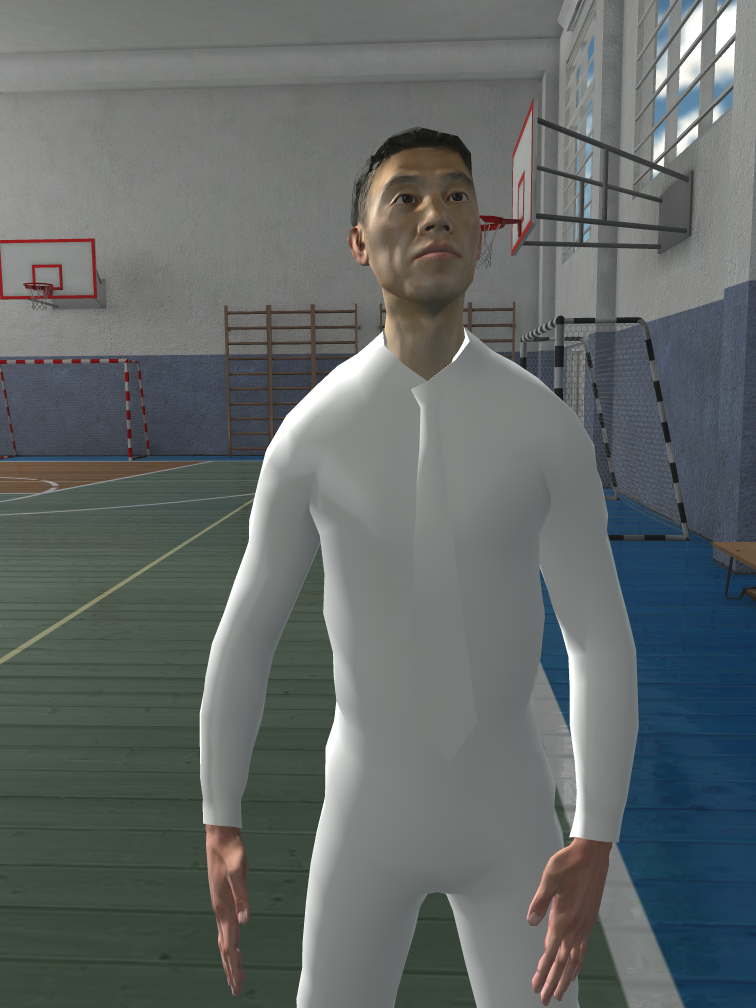
#> input picture image0_s.png, 1512 x 2016 px (shown at 1/2 size)
$ python DSR.py
#> lines starting #> are read from the running program, lines starting #| are printed output that depends on the picture; long printed decimals are rounded
### feature_match.py
import cv2
import numpy as np


def get_matching_inliers(img_master, img_slave, show_matches = True):
    sift = cv2.xfeatures2d.SIFT_create()
    kp1, des1 = sift.detectAndCompute(img_master, None)
    kp2, des2 = sift.detectAndCompute(img_slave, None)

    bf = cv2.BFMatcher()
    matches = bf.knnMatch(des1, des2, k=1)

    print("Initially detected interest points: ", len(matches))

    if len(matches) > 10:
        src_pts = np.float32([kp1[m.queryIdx].pt for [m] in matches])
        dst_pts = np.float32([kp2[m.trainIdx].pt for [m] in matches])
    F, mask = cv2.findHomography(src_pts, dst_pts, cv2.RANSAC, 5.0)
    matchesMask = mask.ravel().tolist()
    inliers = []
    for i, [m] in enumerate(matches):
        if matchesMask[i] != 0:
            inliers.append([m])
    print("Interest points after RANSAC - Inliers: ", len(inliers))

    if show_matches:
        img3 = cv2.drawMatchesKnn(img_master, kp1, img_slave, kp2, inliers, None, flags=2)
        cv2.imshow('Image', img3)
        # cv2.waitKey(0)
        # cv2.destroyAllWindows()

    master_pts = np.float32([kp1[m.queryIdx].pt for [m] in inliers])
    slave_pts = np.float32([kp2[m.trainIdx].pt for [m] in inliers])

    return master_pts, slave_pts

### get_hy.py
import numpy as np
from metrics import get_vert_align_acc


def get_temp_hy(master_pts, slave_pts):
    total_pts = len(master_pts)
    A = np.zeros((total_pts, 5))
    for i in range(total_pts):
        A[i, :] = [slave_pts[i, 0], slave_pts[i, 1], 1, -1*slave_pts[i, 0]*master_pts[i, 1], -1*slave_pts[i, 1]*master_pts[i, 1]]
    A = np.array(A)
    # print(A)
    y = master_pts[:, 1]
    A_pinv = np.linalg.pinv(A)
    H_params = np.matmul(A_pinv, y)
    # print(A_pinv.shape, y.shape, H_params.shape)
    Hy_temp = [[1., 0., 0.],
               [H_params[0], H_params[1], H_params[2]],
               [H_params[3], H_params[4], 1]]

    # print(Hy_temp)

    return np.array(Hy_temp)


def get_best_hy(master_pts, slave_pts, num_trials, sample_size, threshold = 1):
    max_perc_inliers = 0
    best_Hy = np.identity(3)
    total_pts = len(master_pts)
    for i in range(num_trials):
        rn = np.random.randint(0, total_pts, sample_size)
        ran_samples_master = master_pts[rn, :]
        ran_samples_slave = slave_pts[rn, :]
        # print(master_pts[0:3])
        # print(slave_pts[0:3])
        Hy_temp = get_temp_hy(ran_samples_master, ran_samples_slave)
        # print(Hy_temp.shape)
        perc_inliers = get_vert_align_acc(Hy_temp, master_pts, slave_pts, threshold)

        if perc_inliers > max_perc_inliers:
            max_perc_inliers = perc_inliers
            best_Hy = Hy_temp

    return best_Hy, max_perc_inliers

### metrics.py
import numpy as np


def get_NVD(H, w, h):
    end_pt_matrix = np.array([[1, 1, 1],
                              [w, 1, 1],
                              [1, h, 1],
                              [w, h, 1]], dtype=float)
    end_pt_matrix_t = np.transpose(end_pt_matrix)
    transformed_pts_t = np.matmul(H, end_pt_matrix_t)
    transformed_pts = np.transpose(transformed_pts_t)
    transformed_pts = transformed_pts / transformed_pts[:, 2].reshape(4, 1)
    diff_v = np.square(end_pt_matrix - transformed_pts)

    NVD_err = np.sqrt(diff_v[:, 0] + diff_v[:, 1])
    NVD_err = sum(NVD_err)
    norm = pow(pow(w,2) + pow(h,2), 0.5)
    NVD = NVD_err/norm

    return NVD


def get_vert_align_acc(Hy_temp, master_pts, slave_pts, threshold):
    total_pts = len(master_pts)
    # print(total_pts)
    y = np.ones(total_pts).reshape(total_pts, 1)
    # print(y.shape)
    # print(master_pts.shape)
    master_pts = np.concatenate((master_pts, y), axis=1)
    slave_pts = np.concatenate((slave_pts, y), axis=1)
    slave_pts_T = np.transpose(slave_pts)
    # print(slave_pts_T[:, 0])
    tranformed_slave_T = np.matmul(Hy_temp, slave_pts_T)
    tranformed_slave = np.transpose(tranformed_slave_T)
    tranformed_slave = tranformed_slave/(tranformed_slave[:, 2].reshape(total_pts, 1))
    # print(tranformed_slave)
    vertical_error = np.abs(master_pts[:, 1] - tranformed_slave[:, 1])
    # print(sum(vertical_error < threshold))
    inliers_perc = sum(vertical_error < threshold)/(total_pts)

    return inliers_perc

### get_hs.py
import numpy as np


def get_hs(Hy, w, h):
    mid_pt_matrix = np.array([[w/2, 0, 1],
                              [w, h/2, 1],
                              [w/2, h, 1],
                              [0, h/2, 1]
                              ], dtype=float)
    mid_pt_matrix = np.transpose(mid_pt_matrix)
    # print(mid_pt_matrix)
    transformed_pts_t = np.matmul(Hy, mid_pt_matrix)
    transformed_pts = np.transpose(transformed_pts_t)
    transformed_pts = transformed_pts/transformed_pts[:, 2].reshape(4, 1)
    u = transformed_pts[1, :] - transformed_pts[3, :]
    v = transformed_pts[0, :] - transformed_pts[2, :]
    ux, uy, vx, vy = u[0], u[1], v[0], v[1]

    sa = (pow(h, 2)*pow(uy, 2) + pow(w, 2)*pow(vy, 2)) / (h*w*(uy*vx - ux*vy))
    sb = (pow(h, 2)*ux*uy + pow(w, 2)*vx*vy) / (h*w*(ux*vy - uy*vx))

    Hs = [[sa, sb, 0],
          [0, 1, 0],
          [0, 0, 1]]
    return np.array(Hs)

### get_hk.py
import numpy as np


def get_hk(H_temp, master_pts, slave_pts):
    total_pts = len(master_pts)
    slave_pts_homo = np.concatenate((slave_pts, np.ones(total_pts).reshape(total_pts, 1)), axis=1)
    slave_pts_t = np.transpose(slave_pts_homo)
    # print(slave_pts_t)
    transformed_pts_t = np.matmul(H_temp, slave_pts_t)
    transformed_pts = np.transpose(transformed_pts_t)
    transformed_pts = transformed_pts/transformed_pts[:, 2].reshape(total_pts, 1)  # Making transformation homogeneous
    # print(transformed_pts.shape)

    horizontal_shifts = master_pts[:, 0] - transformed_pts[:, 0]
    k = max(horizontal_shifts)

    # print(horizontal_shifts)

    Hk = [[1, 0, k],
          [0, 1, 0],
          [0, 0, 1]]
    return np.array(Hk, dtype=float)

### DSR.py
import cv2
import numpy as np
from feature_match import get_matching_inliers
from get_hy import get_best_hy
from get_hs import get_hs
from get_hk import get_hk
from metrics import get_vert_align_acc
from metrics import get_NVD
import matplotlib.pyplot as plt


width = 720
height = 960
img_master = cv2.imread('image0_s.png', cv2.IMREAD_GRAYSCALE)
#> img_master: shape (2016, 1512); min 15, max 255, mean 102
img_slave = cv2.imread('image1_s.png', cv2.IMREAD_GRAYSCALE)
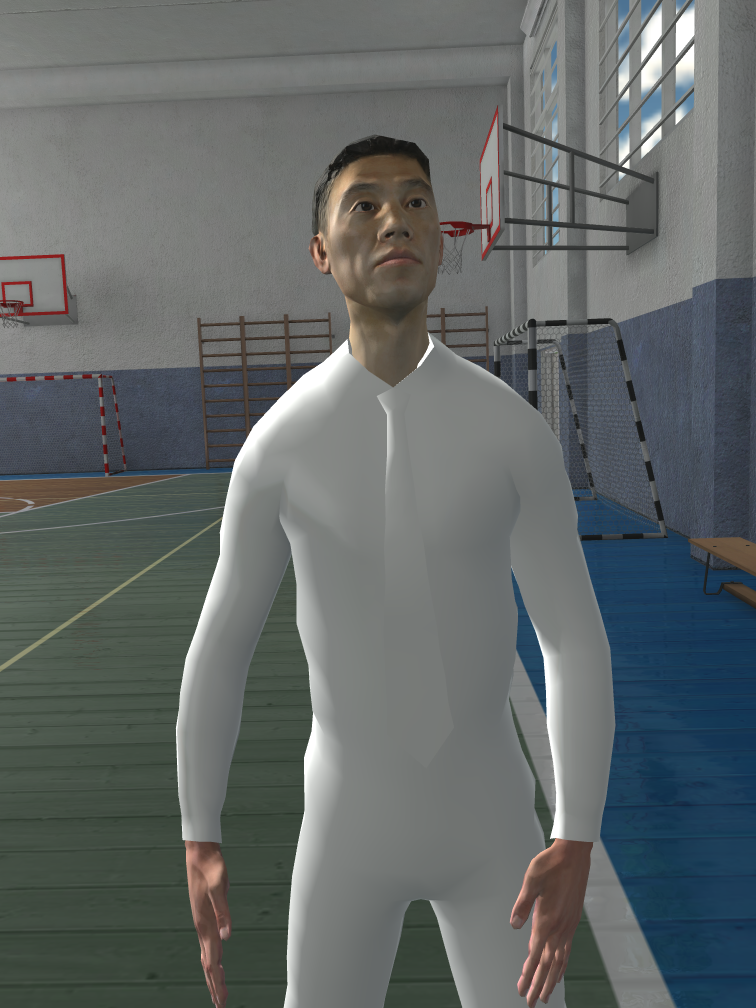
#> input picture image1_s.png, 1512 x 2016 px (shown at 1/2 size)
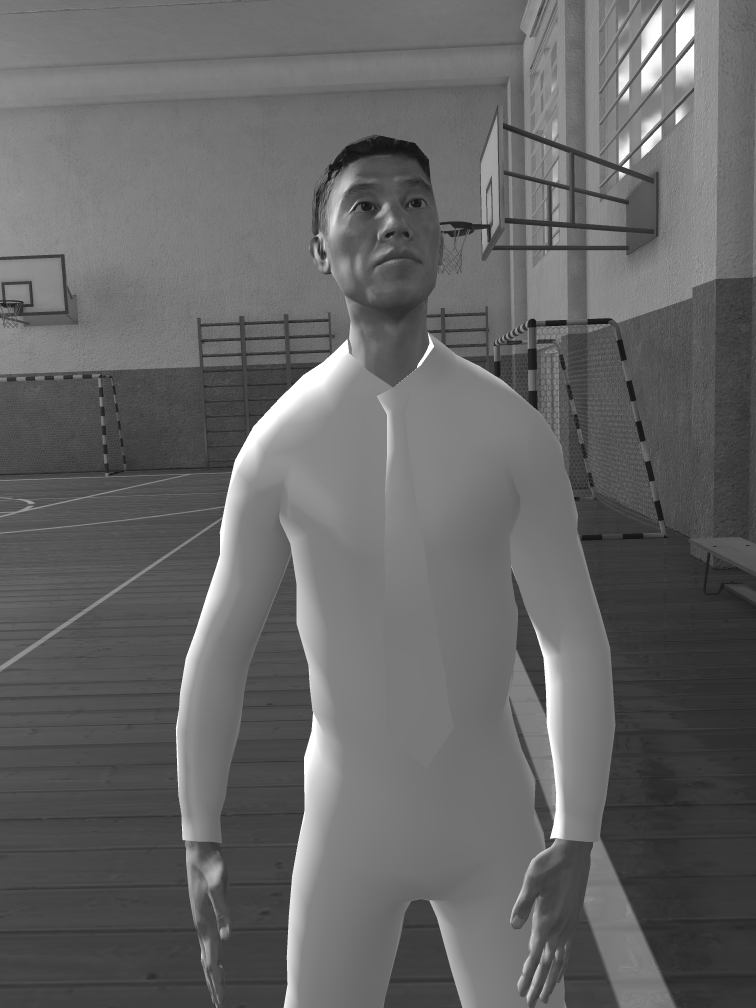
#> img_slave: shape (2016, 1512) (shown at 1/2 size); min 16, max 255, mean 101.1
img_master = cv2.resize(img_master, (720, 960))
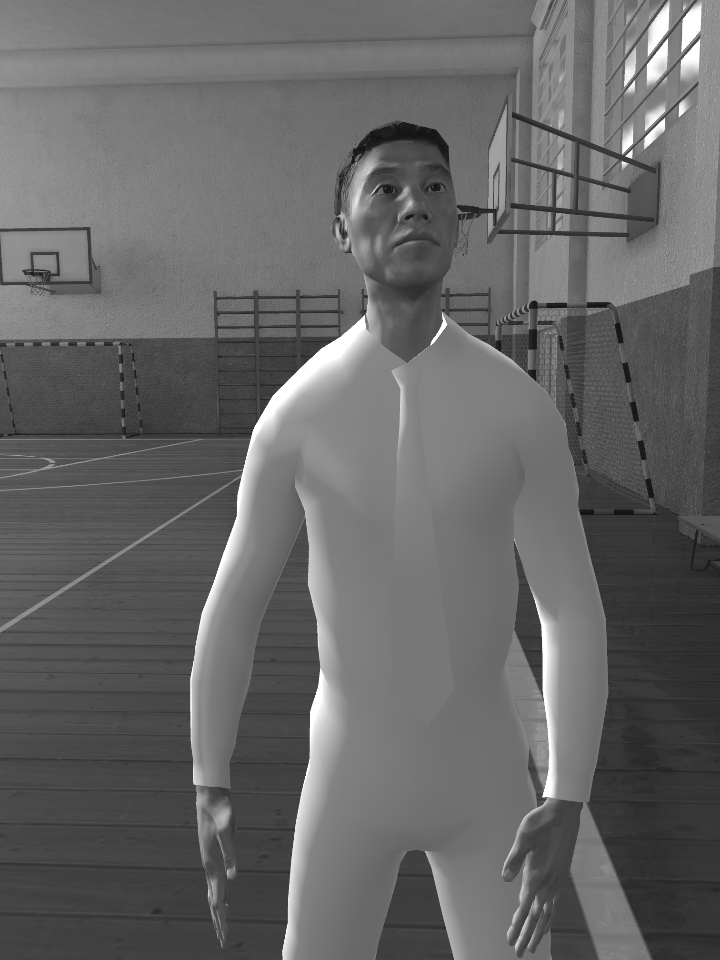
#> img_master: shape (960, 720); min 18, max 255, mean 101.9
img_slave = cv2.resize(img_slave, (720, 960))
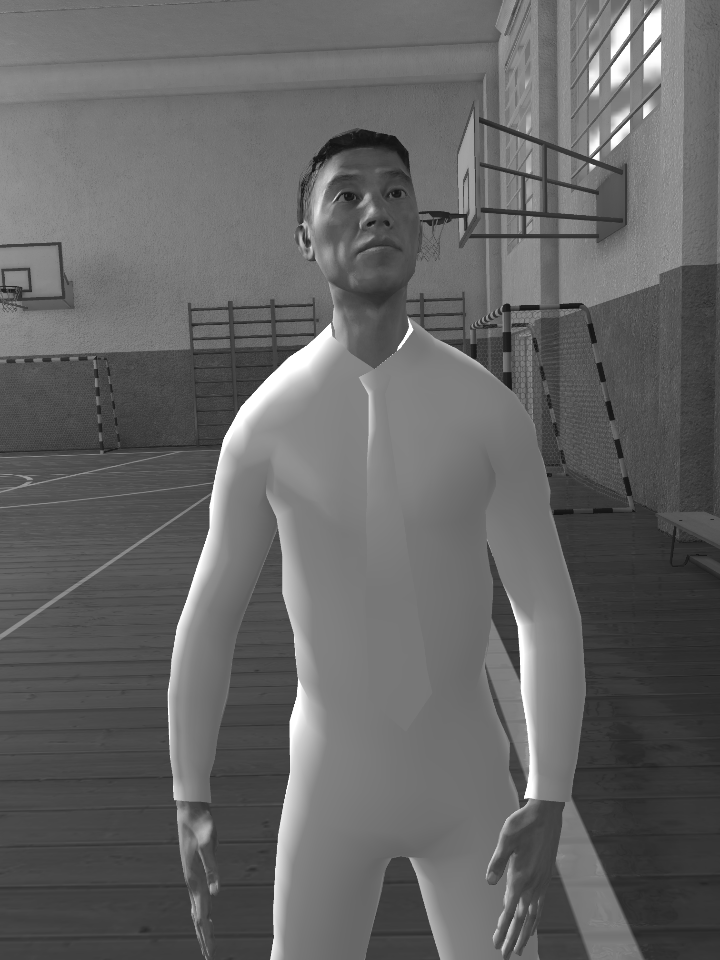
#> img_slave: shape (960, 720); min 17, max 255, mean 101

master_pts, slave_pts = get_matching_inliers(img_master, img_slave, show_matches=True)
#> in get_matching_inliers, `kp1, des1 = sift.detectAndCompute(img_master, None)`: kp1 = 895 keypoints; strongest (x, y, size): (630, 155, 3.8), (624, 164, 3.7), (549, 791, 8.8), (444, 325, 4.3)
#> in get_matching_inliers, `kp2, des2 = sift.detectAndCompute(img_slave, None)`: kp2 = 898 keypoints; strongest (x, y, size): (597, 157, 3.9), (525, 797, 2.2), (530, 792, 8.5), (399, 347, 2.6)
#> in get_matching_inliers, `matches = bf.knnMatch(des1, des2, k=1)`: matches = 895 matches
#| Initially detected interest points:  895
#> in get_matching_inliers, `src_pts = np.float32([kp1[m.queryIdx].pt for [m] in matches])`: src_pts = 895 pairs, first value 2.8 to 714.5, second value 2.92 to 951.9
#> in get_matching_inliers, `dst_pts = np.float32([kp2[m.trainIdx].pt for [m] in matches])`: dst_pts = 895 pairs, first value 3 to 685.8, second value 9.97 to 951.6
#> in get_matching_inliers, `F, mask = cv2.findHomography(src_pts, dst_pts, cv2.RANSAC, 5.0)`: F = [[1.1, 0.0292, -70.26], [-0.00442, 1.04, 7.73], [8.06e-05, -9.67e-07, 1]]; mask = 895 values, max 1 at index 203, min 0 at index 0, mean 0.37
#> in get_matching_inliers, `matchesMask = mask.ravel().tolist()`: matchesMask has the same summary as mask
#> after the loop in get_matching_inliers, `for i, [m] in enumerate(matches):`: inliers = 331 matches
#| Interest points after RANSAC - Inliers:  331
#> in get_matching_inliers, `img3 = cv2.drawMatchesKnn(img_master, kp1, img_slave, kp2, inliers, No..`:
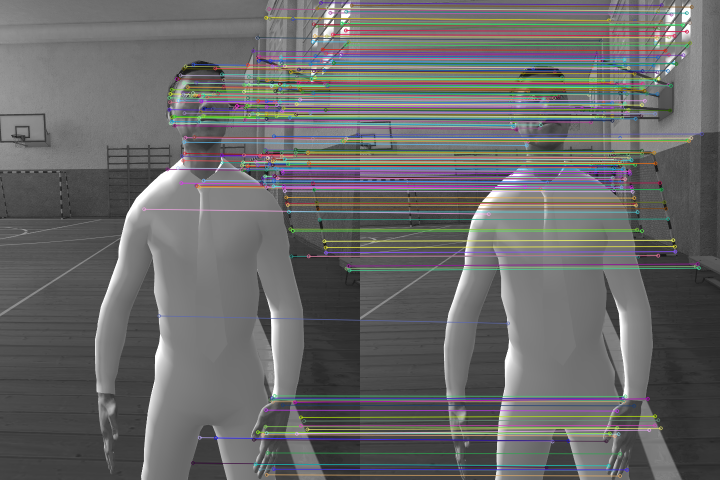
#> img3: shape (960, 1440, 3) (shown at 1/2 size); mean of channels 0, 1, 2 104.6, 104.7, 104.9; drawn as B, G, R
#> in get_matching_inliers, `master_pts = np.float32([kp1[m.queryIdx].pt for [m] in inliers])`: master_pts = 331 pairs, first value 287.9 to 714.5, second value 5.11 to 949.2
#> in get_matching_inliers, `slave_pts = np.float32([kp2[m.trainIdx].pt for [m] in inliers])`: slave_pts = 331 pairs, first value 256.9 to 683.2, second value 9.97 to 951.6

num_trials = 200
sample_size = 20
threshold = 1

## Vertical alignment matrix
Hy, PAP_acc = get_best_hy(master_pts, slave_pts, num_trials, sample_size, threshold)
#> in get_best_hy, `total_pts = len(master_pts)`: total_pts = 331
#> the loop in get_best_hy, `for i in range(num_trials):` made 200 passes
#> (H_params in get_temp_hy, inliers_perc in get_vert_align_acc, perc_inliers, max_perc_inliers) on pass 1: ([0.016, 0.993, -13.73, -3.56e-05, 7.91e-06], 0.888, 0.888, 0.888)
#> (inliers_perc in get_vert_align_acc, perc_inliers, max_perc_inliers, best_Hy) on pass 8: (0.9, 0.9, 0.9, [[1, 0, 0], [0.0175, 1, -15.24], [-2.92e-05, 1.3e-05, 1]])
#> after the loop in get_best_hy, `for i in range(num_trials):`: max_perc_inliers = 0.903
#> Hy = [[1, 0, 0], [0.0188, 1, -16.16], [-2.77e-05, 1.43e-05, 1]]; PAP_acc = 0.903
print("Score :", PAP_acc)
#| Score : 0.9033

## Shearing matrix alignment
Hs = get_hs(Hy, width, height)
#> in get_hs, `transformed_pts_t = np.matmul(Hy, mid_pt_matrix)`: transformed_pts_t = [[360, 720, 360, 0], [-9.39, 478.9, 953.7, 465.4], [0.99, 0.987, 1, 1.01]]
#> in get_hs, `transformed_pts = np.transpose(transformed_pts_t)`: transformed_pts = [[360, -9.39, 0.99], [720, 478.9, 0.987], [360, 953.7, 1], [0, 465.4, 1.01]]
#> in get_hs, `transformed_pts = transformed_pts/transformed_pts[:, 2].reshape(4, 1)`: transformed_pts = [[363.6, -9.48, 1], [729.5, 485.3, 1], [358.7, 950.1, 1], [0, 462.2, 1]]
#> in get_hs, `u = transformed_pts[1, :] - transformed_pts[3, :]`: u = [729.5, 23.05, 0]
#> in get_hs, `v = transformed_pts[0, :] - transformed_pts[2, :]`: v = [4.97, -959.6, 0]
#> in get_hs, `ux, uy, vx, vy = u[0], u[1], v[0], v[1]`: ux = 729.5; uy = 23.05; vx = 4.97; vy = -959.6
#> in get_hs, `sa = (pow(h, 2)*pow(uy, 2) + pow(w, 2)*pow(vy, 2)) / (h*w*(uy*vx - ux*..`: sa = 0.987
#> in get_hs, `sb = (pow(h, 2)*ux*uy + pow(w, 2)*vx*vy) / (h*w*(ux*vy - uy*vx))`: sb = -0.0269
#> in get_hs, `Hs = [[sa, sb, 0], [0, 1, 0], [0, 0, 1]]`: Hs = [[0.987, -0.0269, 0], [0, 1, 0], [0, 0, 1]]
#> Hs = [[0.987, -0.0269, 0], [0, 1, 0], [0, 0, 1]]
H_temp = np.matmul(Hs, Hy)
#> H_temp = [[0.987, -0.027, 0.435], [0.0188, 1, -16.16], [-2.77e-05, 1.43e-05, 1]]

## Horizontal alignement
Hk = get_hk(H_temp, master_pts, slave_pts)
#> in get_hk, `total_pts = len(master_pts)`: total_pts = 331
#> in get_hk, `slave_pts_homo = np.concatenate((slave_pts, np.ones(total_pts).reshape..`: slave_pts_homo = 331 rows, first 8: [256.9, 427.7, 1], [295.6, 646.3, 1], [302.6, 346.2, 1], [301.4, 227.1, 1], [300.9, 204.6, 1], [302.4, 212.7, 1], [302.1, 196.1, 1], [304.5, 254.2, 1]
#> in get_hk, `transformed_pts = np.transpose(transformed_pts_t)`: transformed_pts = 331 rows, first 8: [242.4, 417.7, 0.999], [274.7, 637.8, 1], [289.7, 336.8, 0.997], [291.8, 217.4, 0.995], [291.9, 194.7, 0.995], [293.1, 202.9, 0.995], [293.3, 186.2, 0.994], [294.1, 244.6, 0.995]
#> in get_hk, `transformed_pts = transformed_pts/transformed_pts[:, 2].reshape(total_..`: transformed_pts = 331 rows, first 8: [242.6, 418.2, 1], [274.4, 637.1, 1], [290.7, 338, 1], [293.3, 218.5, 1], [293.5, 195.8, 1], [294.6, 204, 1], [295, 187.3, 1], [295.5, 245.8, 1]
#> in get_hk, `horizontal_shifts = master_pts[:, 0] - transformed_pts[:, 0]`: horizontal_shifts = 331 values, max 46.88 at index 49, min 35.12 at index 96, mean 39.15
#> in get_hk, `k = max(horizontal_shifts)`: k = 46.88
#> in get_hk, `Hk = [[1, 0, k], [0, 1, 0], [0, 0, 1]]`: Hk = [[1, 0, 46.88], [0, 1, 0], [0, 0, 1]]
#> Hk = [[1, 0, 46.88], [0, 1, 0], [0, 0, 1]]
H = np.matmul(Hk, H_temp)
#> H = [[0.986, -0.0263, 47.32], [0.0188, 1, -16.16], [-2.77e-05, 1.43e-05, 1]]
# print(H)

pap1 = get_vert_align_acc(H, master_pts, slave_pts, threshold=1)
#> pap1 = 0.903
pap2 = get_vert_align_acc(H, master_pts, slave_pts, threshold=2)
#> pap2 = 0.961
pap3 = get_vert_align_acc(H, master_pts, slave_pts, threshold=3)
#> pap3 = 0.976
nvd_error = get_NVD(H, width, height)
#> in get_NVD, `transformed_pts_t = np.matmul(H, end_pt_matrix_t)`: transformed_pts_t = [[48.28, 756.9, 23.03, 731.7], [-15.13, -1.62, 946.9, 960.5], [1, 0.98, 1.01, 0.994]]
#> in get_NVD, `transformed_pts = np.transpose(transformed_pts_t)`: transformed_pts = [[48.28, -15.13, 1], [756.9, -1.62, 0.98], [23.03, 946.9, 1.01], [731.7, 960.5, 0.994]]
#> in get_NVD, `transformed_pts = transformed_pts / transformed_pts[:, 2].reshape(4, 1)`: transformed_pts = [[48.28, -15.14, 1], [772.3, -1.65, 1], [22.72, 934.2, 1], [736.2, 966.5, 1]]
#> in get_NVD, `diff_v = np.square(end_pt_matrix - transformed_pts)`: diff_v = [[2235.1, 260.3, 0], [2733.4, 7.03, 0], [471.7, 668, 0], [263.4, 41.71, 0]]
#> in get_NVD, `NVD_err = np.sqrt(diff_v[:, 0] + diff_v[:, 1])`: NVD_err = [49.95, 52.35, 33.76, 17.47]
#> in get_NVD, `NVD_err = sum(NVD_err)`: NVD_err = 153.5
#> in get_NVD, `NVD = NVD_err/norm`: NVD = 0.128
#> nvd_error = 0.128

print("Vertical Alignment Accuracy (PAP) with pixel threshold of 1: {0}, 2:{1}, 3: {2}".format(pap1,pap2,pap3))
#| Vertical Alignment Accuracy (PAP) with pixel threshold of 1: 0.9033, 2:0.9607, 3: 0.9758
print("Geometric distortion error (NVD): ", nvd_error)
#| Geometric distortion error (NVD):  0.1279

warped_img = cv2.warpPerspective(img_slave, H, (800, 1000))
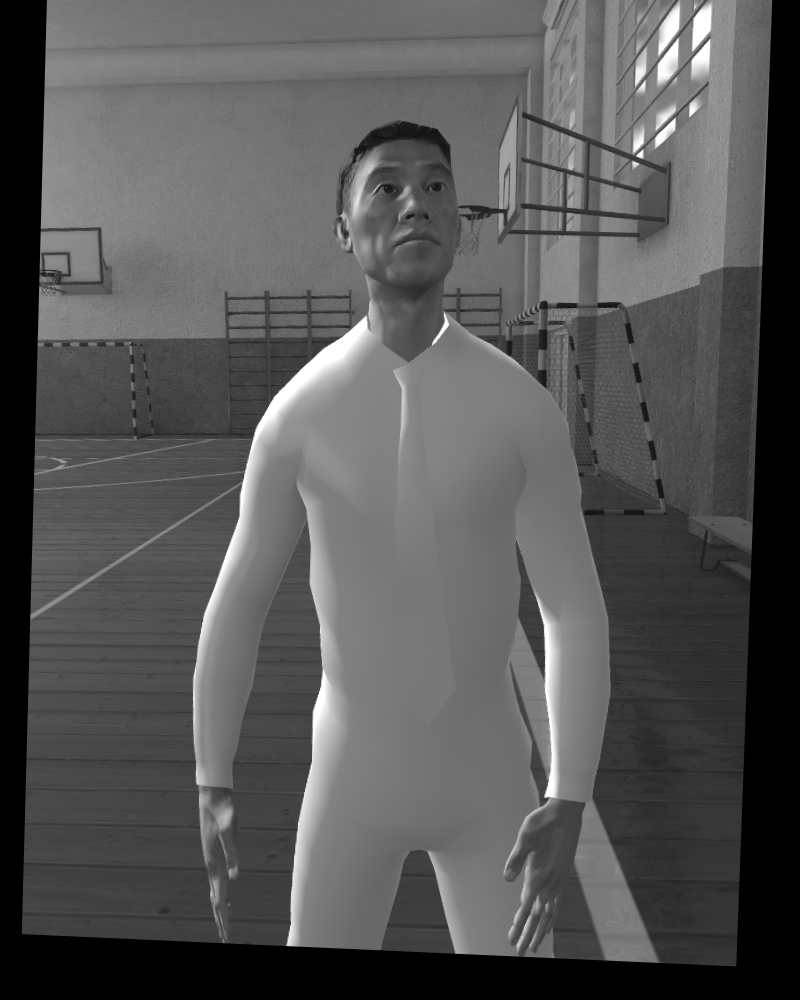
#> warped_img: shape (1000, 800); min 0, max 255, mean 86.4

cv2.imshow('img', warped_img)
# plt.subplot(121),plt.imshow(img_master, cmap='gray'),plt.title('Input')
# plt.subplot(122),plt.imshow(warped_img, cmap='gray'),plt.title('Output')
# plt.show()
cv2.waitKey(0)
cv2.destroyAllWindows()
